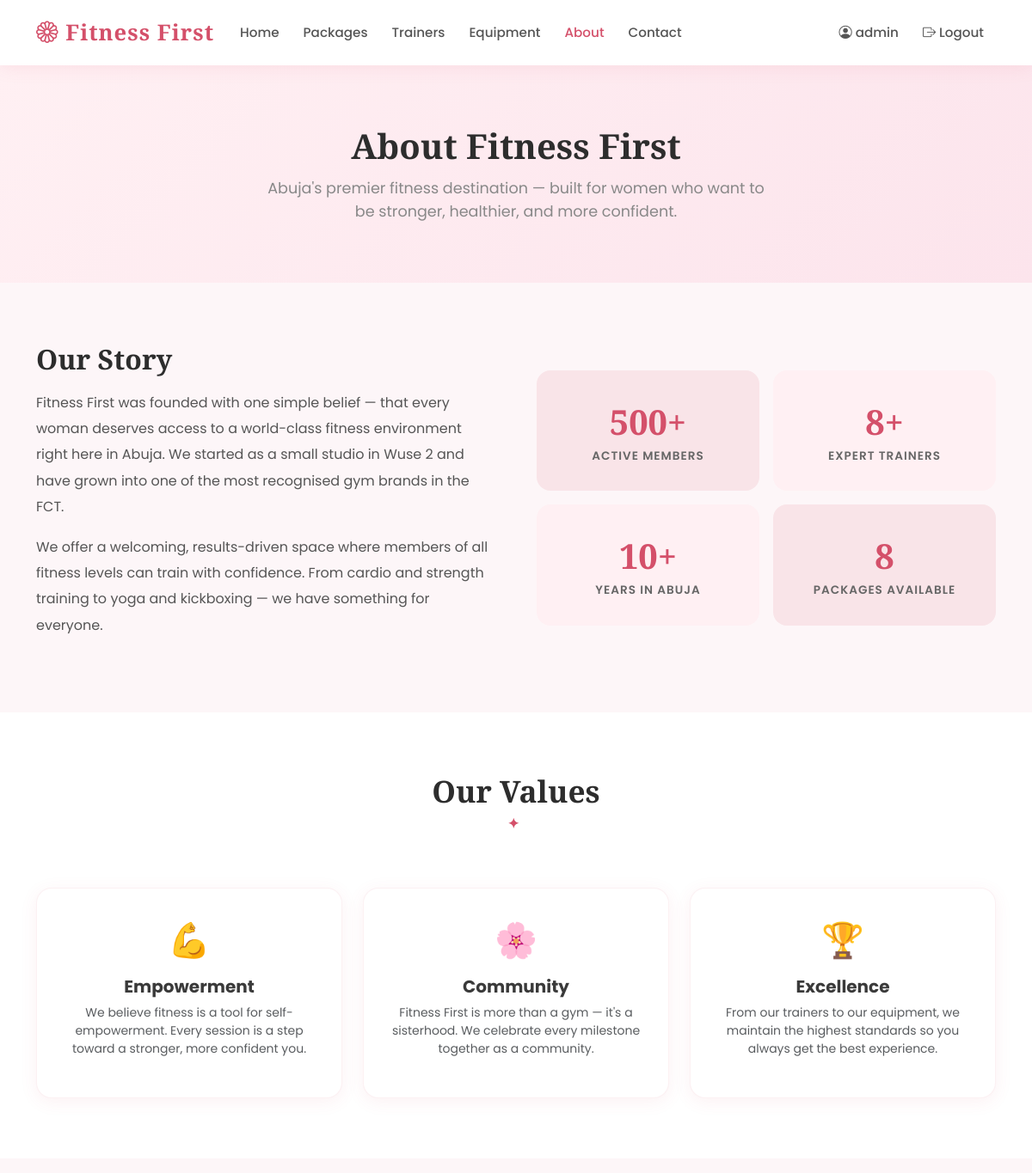
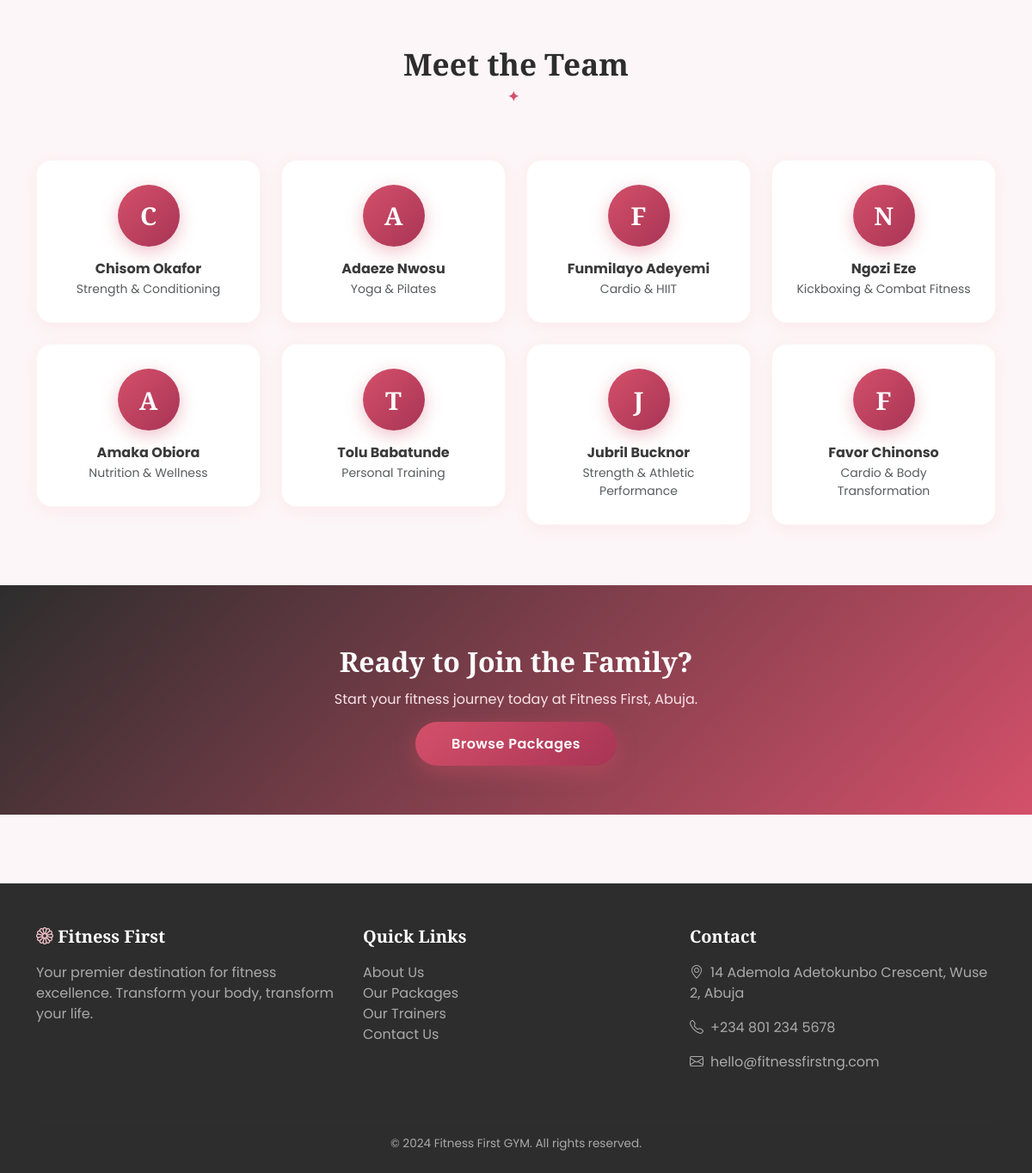
The page /about/ (signed in) on the database its author committed (2 pictures, top to bottom).
### gym/models.py (models this page shows, shortened)
class Trainer(models.Model):
    name = models.CharField(max_length=100)
    specialization = models.CharField(max_length=200)
    bio = models.TextField(blank=True)
    experience_years = models.PositiveIntegerField(default=0)

### gym/views.py (the view)
# urls.py: path('about/', views.about_view, name='about'),
def about_view(request):
    trainers = Trainer.objects.all()
    return render(request, 'gym/about.html', {'trainers': trainers})

### templates/gym/about.html (shortened to what this page needs)
{% extends 'base.html' %}
{% block content %}
<div style="background:linear-gradient(135deg,#fff0f3,#fce4ec);padding:70px 0;text-align:center;">
    <div class="container">
        <h1 style="font-family:'Playfair Display',serif;font-weight:900;color:#2d2d2d;">About Fitness First</h1>
        <p style="color:#888;font-size:1.1rem;max-width:600px;margin:12px auto 0;">
            Abuja's premier fitness destination — built for women who want to be stronger, healthier, and more confident.
        </p>
    </div>
</div>
<section style="padding:70px 0;">
    <div class="container">
        <div class="row align-items-center g-5">
            <div class="col-lg-6">
                <h2 style="font-family:'Playfair Display',serif;font-weight:900;color:#2d2d2d;margin-bottom:16px;">Our Story</h2>
                <p style="color:#555;line-height:1.9;">
                    Fitness First was founded with one simple belief — that every woman deserves access to a world-class
                    fitness environment right here in Abuja. We started as a small studio in Wuse 2 and have grown
                    into one of the most recognised gym brands in the FCT.
                </p>
                <p style="color:#555;line-height:1.9;">
                    We offer a welcoming, results-driven space where members of all fitness levels can train with
                    confidence. From cardio and strength training to yoga and kickboxing — we have something for everyone.
                </p>
            </div>
            <div class="col-lg-6">
                <div class="row g-3">
                    <div class="col-6">
                        <div style="background:#f9e4e8;border-radius:16px;padding:30px;text-align:center;">
                            <div style="font-family:'Playfair Display',serif;font-size:2.5rem;font-weight:900;color:#d4506a;">500+</div>
                            <div style="color:#666;font-weight:600;font-size:0.85rem;text-transform:uppercase;letter-spacing:1px;">Active Members</div>
                        </div>
                    </div>
                    <div class="col-6">
                        <div style="background:#fff0f3;border-radius:16px;padding:30px;text-align:center;">
                            <div style="font-family:'Playfair Display',serif;font-size:2.5rem;font-weight:900;color:#d4506a;">8+</div>
                            <div style="color:#666;font-weight:600;font-size:0.85rem;text-transform:uppercase;letter-spacing:1px;">Expert Trainers</div>
                        </div>
                    </div>
                    <div class="col-6">
                        <div style="background:#fff0f3;border-radius:16px;padding:30px;text-align:center;">
                            <div style="font-family:'Playfair Display',serif;font-size:2.5rem;font-weight:900;color:#d4506a;">10+</div>
                            <div style="color:#666;font-weight:600;font-size:0.85rem;text-transform:uppercase;letter-spacing:1px;">Years in Abuja</div>
                        </div>
                    </div>
                    <div class="col-6">
                        <div style="background:#f9e4e8;border-radius:16px;padding:30px;text-align:center;">
                            <div style="font-family:'Playfair Display',serif;font-size:2.5rem;font-weight:900;color:#d4506a;">8</div>
                            <div style="color:#666;font-weight:600;font-size:0.85rem;text-transform:uppercase;letter-spacing:1px;">Packages Available</div>
                        </div>
                    </div>
                </div>
            </div>
        </div>
    </div>
</section>
<section style="background:white;padding:70px 0;">
    <div class="container">
        <h2 class="section-title">Our Values</h2>
        <div class="row g-4 mt-2">
            <div class="col-md-4">
                <div class="package-card text-center">
                    <div style="font-size:2.5rem;margin-bottom:12px;">💪</div>
                    <h5 style="font-weight:700;">Empowerment</h5>
                    <p class="text-muted small">We believe fitness is a tool for self-empowerment. Every session is a step toward a stronger, more confident you.</p>
                </div>
            </div>
            <div class="col-md-4">
                <div class="package-card text-center">
                    <div style="font-size:2.5rem;margin-bottom:12px;">🌸</div>
                    <h5 style="font-weight:700;">Community</h5>
                    <p class="text-muted small">Fitness First is more than a gym — it's a sisterhood. We celebrate every milestone together as a community.</p>
                </div>
            </div>
            <div class="col-md-4">
                <div class="package-card text-center">
                    <div style="font-size:2.5rem;margin-bottom:12px;">🏆</div>
                    <h5 style="font-weight:700;">Excellence</h5>
                    <p class="text-muted small">From our trainers to our equipment, we maintain the highest standards so you always get the best experience.</p>
                </div>
            </div>
        </div>
    </div>
</section>
{% if trainers %}
<section style="padding:70px 0;">
    <div class="container">
        <h2 class="section-title">Meet the Team</h2>
        <div class="row g-4 mt-2">
            {% for trainer in trainers %}
            <div class="col-6 col-md-4 col-lg-3">
                <div class="trainer-card">
                    <div class="trainer-avatar">{{ trainer.name|first }}</div>
                    <h6 class="mb-1" style="font-weight:700;">{{ trainer.name }}</h6>
                    <p class="text-muted small mb-0">{{ trainer.specialization }}</p>
                </div>
            </div>
            {% endfor %}
        </div>
    </div>
</section>
{% endif %}
<section style="background:linear-gradient(135deg,#2d2d2d,#d4506a);padding:70px 0;text-align:center;color:white;">
    <div class="container">
        <h2 style="font-family:'Playfair Display',serif;font-size:2rem;font-weight:900;margin-bottom:12px;">Ready to Join the Family?</h2>
        <p style="color:#f9e4e8;margin-bottom:28px;">Start your fitness journey today at Fitness First, Abuja.</p>
        {% if not user.is_authenticated %}
        <a href="{% url 'register' %}" class="btn-hero">Get Started Today</a>
        {% else %}
        <a href="{% url 'packages' %}" class="btn-hero">Browse Packages</a>
        {% endif %}
    </div>
</section>
{% endblock %}

### templates/base.html (shortened to what this page needs)
{% load static %}
<!DOCTYPE html>
<html lang="en">
<head>
    <link href="https://cdn.jsdelivr.net/npm/bootstrap@5.3.0/dist/css/bootstrap.min.css" rel="stylesheet">
    <link href="https://cdn.jsdelivr.net/npm/bootstrap-icons@1.11.0/font/bootstrap-icons.css" rel="stylesheet">
    <link href="{% static 'css/style.css' %}" rel="stylesheet">
</head>
<body>
<nav class="navbar navbar-expand-lg navbar-dark">
    <div class="container">
        <a class="navbar-brand" href="{% url 'home' %}">
            <i class="bi bi-flower1"></i> Fitness First
        </a>
        <div class="collapse navbar-collapse" id="navbarNav">
            <ul class="navbar-nav me-auto">
                <li class="nav-item">
                    <a class="nav-link {% if request.resolver_match.url_name == 'home' %}active{% endif %}" href="{% url 'home' %}">Home</a>
                </li>
                <li class="nav-item">
                    <a class="nav-link {% if request.resolver_match.url_name == 'packages' %}active{% endif %}" href="{% url 'packages' %}">Packages</a>
                </li>
                <li class="nav-item">
                    <a class="nav-link {% if request.resolver_match.url_name == 'trainers' %}active{% endif %}" href="{% url 'trainers' %}">Trainers</a>
                </li>
                <li class="nav-item">
                    <a class="nav-link {% if request.resolver_match.url_name == 'equipment' %}active{% endif %}" href="{% url 'equipment' %}">Equipment</a>
                </li>
                <li class="nav-item">
                    <a class="nav-link {% if request.resolver_match.url_name == 'about' %}active{% endif %}" href="{% url 'about' %}">About</a>
                </li>
                <li class="nav-item">
                    <a class="nav-link {% if request.resolver_match.url_name == 'contact' %}active{% endif %}" href="{% url 'contact' %}">Contact</a>
                </li>
            </ul>
            <ul class="navbar-nav">
                {% if user.is_authenticated %}
                    <li class="nav-item">
                        <a class="nav-link {% if request.resolver_match.url_name == 'member_dashboard' %}active{% endif %}" href="{% url 'member_dashboard' %}">
                            <i class="bi bi-person-circle"></i> {{ user.first_name|default:user.username }}
                        </a>
                    </li>
                    <li class="nav-item">
                        <a class="nav-link" href="{% url 'logout' %}">
                            <i class="bi bi-box-arrow-right"></i> Logout
                        </a>
                    </li>
                {% endif %}
            </ul>
        </div>
    </div>
</nav>
{% block content %}{% endblock %}
<footer>
    <div class="container">
        <div class="row">
            <div class="col-md-4 mb-4">
                <h5><i class="bi bi-flower1" style="color:#f7c5ce;"></i> Fitness First</h5>
                <p>Your premier destination for fitness excellence. Transform your body, transform your life.</p>
            </div>
            <div class="col-md-4 mb-4">
                <h5>Quick Links</h5>
                <ul class="list-unstyled">
                    <li><a href="{% url 'about' %}">About Us</a></li>
                    <li><a href="{% url 'packages' %}">Our Packages</a></li>
                    <li><a href="{% url 'trainers' %}">Our Trainers</a></li>
                    <li><a href="{% url 'contact' %}">Contact Us</a></li>
                </ul>
            </div>
            <div class="col-md-4 mb-4">
                <h5>Contact</h5>
                <p><i class="bi bi-geo-alt me-2"></i>14 Ademola Adetokunbo Crescent, Wuse 2, Abuja</p>
                <p><i class="bi bi-telephone me-2"></i>+234 801 234 5678</p>
                <p><i class="bi bi-envelope me-2"></i>hello@fitnessfirstng.com</p>
            </div>
        </div>
        <hr style="border-color:#333;">
        <p class="text-center mb-0" style="font-size:0.85rem;">
            &copy; 2024 Fitness First GYM. All rights reserved.
        </p>
    </div>
</footer>
</body>
</html>

### static/css/style.css (style rules this page uses)
:root { --primary: #d4506a; --primary-light: #f7c5ce; --primary-dark: #a83455; --accent: #f4a261; --rose: #f9e4e8; --dark: #2d2d2d; --light: #fdf6f8; --gray: #8a8a8a; --gold: #c9a96e; }
body { font-family: 'Poppins', sans-serif; background: var(--light); color: #3a3a3a; }
.navbar { background: rgba(255, 255, 255, 0.97) !important; box-shadow: 0 2px 20px rgba(212, 80, 106, 0.1); padding: 14px 0; backdrop-filter: blur(10px); }
.navbar-brand { font-family: 'Playfair Display', serif; font-size: 1.6rem; font-weight: 900; color: var(--primary) !important; letter-spacing: 1px; }
.nav-link { color: #555 !important; font-weight: 500; font-size: 0.95rem; transition: color 0.2s; padding: 6px 14px !important; }
.nav-link:hover, .nav-link.active { color: var(--primary) !important; }
.btn-hero { background: linear-gradient(135deg, var(--primary), var(--primary-dark)); color: white; padding: 14px 42px; border-radius: 35px; font-size: 1rem; font-weight: 600; text-decoration: none; transition: all 0.3s; border: none; box-shadow: 0 8px 25px rgba(212, 80, 106, 0.4); letter-spacing: 0.5px; }
.section-title { font-family: 'Playfair Display', serif; font-size: 2.2rem; font-weight: 900; text-align: center; margin-bottom: 40px; color: var(--dark); position: relative; }
.section-title::after { content: '✦'; display: block; font-size: 1rem; color: var(--primary); margin: 8px auto 0; letter-spacing: 6px; }
.package-card { background: white; border-radius: 18px; padding: 30px 26px; box-shadow: 0 4px 20px rgba(212, 80, 106, 0.08); transition: transform 0.25s, box-shadow 0.25s; height: 100%; border: 1px solid rgba(212, 80, 106, 0.08); }
.trainer-card { background: white; border-radius: 18px; padding: 28px 24px; text-align: center; box-shadow: 0 4px 20px rgba(212, 80, 106, 0.08); border: 1px solid rgba(212, 80, 106, 0.06); transition: transform 0.25s; }
.trainer-avatar { width: 72px; height: 72px; background: linear-gradient(135deg, var(--primary), var(--primary-dark)); color: white; border-radius: 50%; font-family: 'Playfair Display', serif; font-size: 1.8rem; font-weight: 700; display: flex; align-items: center; justify-content: center; margin: 0 auto 16px; box-shadow: 0 6px 20px rgba(212, 80, 106, 0.35); }
footer { background: var(--dark); color: #aaa; padding: 50px 0 24px; margin-top: 80px; }
footer h5 { font-family: 'Playfair Display', serif; color: white; font-weight: 700; margin-bottom: 18px; }
footer a { color: #aaa; text-decoration: none; transition: color 0.2s; }

### rows shown on the page
Trainer: name|first "C", name "Chisom Okafor", specialization "Strength & Conditioning"
Trainer: name|first "A", name "Adaeze Nwosu", specialization "Yoga & Pilates"
Trainer: name|first "F", name "Funmilayo Adeyemi", specialization "Cardio & HIIT"
Trainer: name|first "N", name "Ngozi Eze", specialization "Kickboxing & Combat Fitness"
Trainer: name|first "A", name "Amaka Obiora", specialization "Nutrition & Wellness"
Trainer: name|first "T", name "Tolu Babatunde", specialization "Personal Training"
Trainer: name|first "J", name "Jubril Bucknor", specialization "Strength & Athletic Performance"
Trainer: name|first "F", name "Favor Chinonso", specialization "Cardio & Body Transformation"

### other values the page prints
{{ user.first_name|default:user.username }} "admin"
